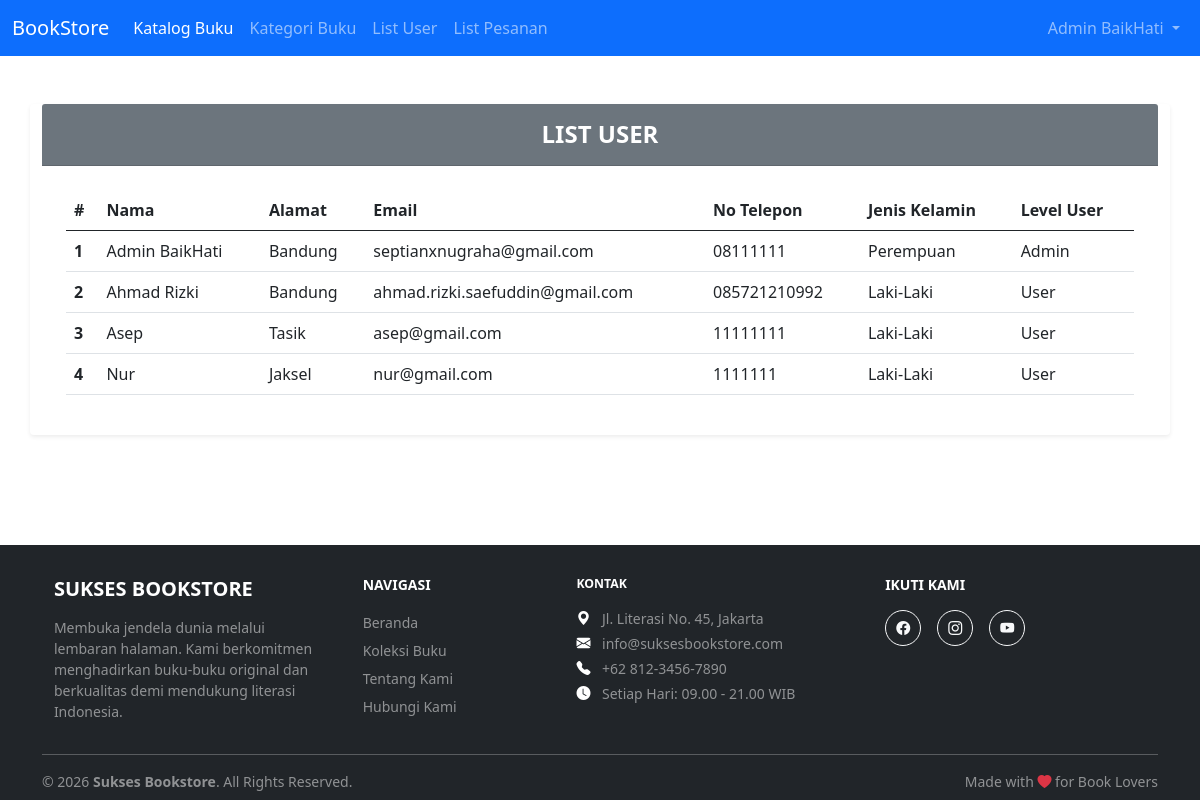
/list_user.php (signed in), run on the app's committed database.
### tables this page shows
CREATE TABLE `user` (
  `id` int(11) NOT NULL,
  `username` varchar(15) NOT NULL,
  `password` varchar(100) NOT NULL,
  `nama` varchar(150) NOT NULL,
  `role` enum('Admin','User') NOT NULL,
  `alamat` text NOT NULL,
  `email` varchar(255) NOT NULL,
  `no_telp` varchar(20) NOT NULL,
  `jenis_kelamin` enum('L','P') NOT NULL
);

### list_user.php (the view)
<?php include("template/header.php"); ?>
<div class="container mt-5">
    <div class="row justify-content-center">
        <div class="card shadow-sm border-0">
            <div class="card-header bg-secondary text-white py-3">
                <h4 class="card-title mb-0 text-center fw-bold">LIST USER</h4>
            </div>
            <div class="card-body p-4">
                <table class="table">
                    <thead>
                        <tr>
                            <th scope="col">#</th>
                            <th scope="col">Nama</th>
                            <th scope="col">Alamat</th>
                            <th scope="col">Email</th>
                            <th scope="col">No Telepon</th>
                            <th scope="col">Jenis Kelamin</th>
                            <th scope="col">Level User</th>
                        </tr>
                    </thead>
                    <tbody>
                        <?php
                            $x=1;
                            $query = "SELECT * FROM user";
                            $data = mysqli_query($connection, $query);
                            while($data_row = mysqli_fetch_assoc($data)){
                                ?>
                                    <tr>
                                        <th scope="row"><?=$x?></th>
                                        <td><?=$data_row['nama']?></td>
                                        <td><?=$data_row['alamat']?></td>
                                        <td><?=$data_row['email']?></td>
                                        <td><?=$data_row['no_telp']?></td>
                                        <td>
                                            <?php
                                                if($data_row['jenis_kelamin'] == "L"){
                                                    echo "Laki-Laki";
                                                }
                                                else{
                                                    echo "Perempuan";
                                                }
                                            ?>
                                        </td>
                                        <td><?=$data_row['role']?></td>
                                    </tr>
                                <?php
                                $x++;
                            }
                        ?>
                    </tbody>
                </table>
            </div>
        </div>
    </div>
</div>
<?php include("template/footer.php"); ?>

### template/footer.php (style rules this page uses)
html { height: 100%; }
body { min-height: 100%; display: flex; flex-direction: column; margin: 0; }

### data on the page
user: nama "Admin BaikHati", alamat "Bandung", email "septianxnugraha@gmail.com", no_telp "08111111", jenis_kelamin "Perempuan", role "Admin"
user: nama "Ahmad Rizki", alamat "Bandung", email "ahmad.rizki.saefuddin@gmail.com", no_telp "085721210992", jenis_kelamin "Laki-Laki", role "User"
user: nama "Asep", alamat "Tasik", email "asep@gmail.com", no_telp "11111111", jenis_kelamin "Laki-Laki", role "User"
user: nama "Nur", alamat "Jaksel", email "nur@gmail.com", no_telp "1111111", jenis_kelamin "Laki-Laki", role "User"

### other printed values
$_SESSION['nama'] "Admin BaikHati"
